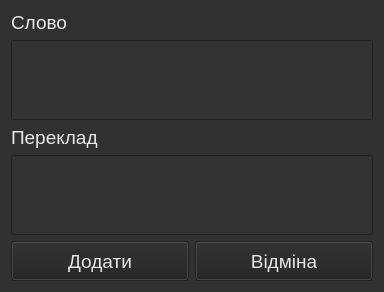
<?xml version="1.0" encoding="UTF-8"?>
<ui version="4.0">
 <class>add</class>
 <widget class="QDialog" name="add">
  <property name="geometry">
   <rect>
    <x>0</x>
    <y>0</y>
    <width>380</width>
    <height>320</height>
   </rect>
  </property>
  <property name="sizePolicy">
   <sizepolicy hsizetype="Fixed" vsizetype="Fixed">
    <horstretch>0</horstretch>
    <verstretch>0</verstretch>
   </sizepolicy>
  </property>
  <property name="minimumSize">
   <size>
    <width>380</width>
    <height>320</height>
   </size>
  </property>
  <property name="maximumSize">
   <size>
    <width>380</width>
    <height>320</height>
   </size>
  </property>
  <property name="palette">
   <palette>
    <active>
     <colorrole role="WindowText">
      <brush brushstyle="SolidPattern">
       <color alpha="255">
        <red>234</red>
        <green>234</green>
        <blue>234</blue>
       </color>
      </brush>
     </colorrole>
     <colorrole role="Button">
      <brush brushstyle="SolidPattern">
       <color alpha="255">
        <red>34</red>
        <green>34</green>
        <blue>34</blue>
       </color>
      </brush>
     </colorrole>
     <colorrole role="Midlight">
      <brush brushstyle="SolidPattern">
       <color alpha="255">
        <red>204</red>
        <green>201</green>
        <blue>198</blue>
       </color>
      </brush>
     </colorrole>
     <colorrole role="Mid">
      <brush brushstyle="SolidPattern">
       <color alpha="255">
        <red>186</red>
        <green>183</green>
        <blue>180</blue>
       </color>
      </brush>
     </colorrole>
     <colorrole role="Text">
      <brush brushstyle="SolidPattern">
       <color alpha="255">
        <red>235</red>
        <green>235</green>
        <blue>235</blue>
       </color>
      </brush>
     </colorrole>
     <colorrole role="ButtonText">
      <brush brushstyle="SolidPattern">
       <color alpha="255">
        <red>230</red>
        <green>230</green>
        <blue>230</blue>
       </color>
      </brush>
     </colorrole>
     <colorrole role="Base">
      <brush brushstyle="SolidPattern">
       <color alpha="255">
        <red>51</red>
        <green>51</green>
        <blue>51</blue>
       </color>
      </brush>
     </colorrole>
     <colorrole role="Window">
      <brush brushstyle="SolidPattern">
       <color alpha="255">
        <red>49</red>
        <green>49</green>
        <blue>49</blue>
       </color>
      </brush>
     </colorrole>
     <colorrole role="NoRole">
      <brush brushstyle="SolidPattern">
       <color alpha="255">
        <red>238</red>
        <green>238</green>
        <blue>238</blue>
       </color>
      </brush>
     </colorrole>
    </active>
    <inactive>
     <colorrole role="WindowText">
      <brush brushstyle="SolidPattern">
       <color alpha="255">
        <red>234</red>
        <green>234</green>
        <blue>234</blue>
       </color>
      </brush>
     </colorrole>
     <colorrole role="Button">
      <brush brushstyle="SolidPattern">
       <color alpha="255">
        <red>34</red>
        <green>34</green>
        <blue>34</blue>
       </color>
      </brush>
     </colorrole>
     <colorrole role="Midlight">
      <brush brushstyle="SolidPattern">
       <color alpha="255">
        <red>204</red>
        <green>201</green>
        <blue>198</blue>
       </color>
      </brush>
     </colorrole>
     <colorrole role="Mid">
      <brush brushstyle="SolidPattern">
       <color alpha="255">
        <red>186</red>
        <green>183</green>
        <blue>180</blue>
       </color>
      </brush>
     </colorrole>
     <colorrole role="Text">
      <brush brushstyle="SolidPattern">
       <color alpha="255">
        <red>235</red>
        <green>235</green>
        <blue>235</blue>
       </color>
      </brush>
     </colorrole>
     <colorrole role="ButtonText">
      <brush brushstyle="SolidPattern">
       <color alpha="255">
        <red>230</red>
        <green>230</green>
        <blue>230</blue>
       </color>
      </brush>
     </colorrole>
     <colorrole role="Base">
      <brush brushstyle="SolidPattern">
       <color alpha="255">
        <red>51</red>
        <green>51</green>
        <blue>51</blue>
       </color>
      </brush>
     </colorrole>
     <colorrole role="Window">
      <brush brushstyle="SolidPattern">
       <color alpha="255">
        <red>49</red>
        <green>49</green>
        <blue>49</blue>
       </color>
      </brush>
     </colorrole>
     <colorrole role="NoRole">
      <brush brushstyle="SolidPattern">
       <color alpha="255">
        <red>238</red>
        <green>238</green>
        <blue>238</blue>
       </color>
      </brush>
     </colorrole>
    </inactive>
    <disabled>
     <colorrole role="WindowText">
      <brush brushstyle="SolidPattern">
       <color alpha="127">
        <red>255</red>
        <green>255</green>
        <blue>255</blue>
       </color>
      </brush>
     </colorrole>
     <colorrole role="Button">
      <brush brushstyle="SolidPattern">
       <color alpha="255">
        <red>34</red>
        <green>34</green>
        <blue>34</blue>
       </color>
      </brush>
     </colorrole>
     <colorrole role="Midlight">
      <brush brushstyle="SolidPattern">
       <color alpha="255">
        <red>204</red>
        <green>201</green>
        <blue>198</blue>
       </color>
      </brush>
     </colorrole>
     <colorrole role="Mid">
      <brush brushstyle="SolidPattern">
       <color alpha="255">
        <red>186</red>
        <green>183</green>
        <blue>180</blue>
       </color>
      </brush>
     </colorrole>
     <colorrole role="Text">
      <brush brushstyle="SolidPattern">
       <color alpha="127">
        <red>255</red>
        <green>255</green>
        <blue>255</blue>
       </color>
      </brush>
     </colorrole>
     <colorrole role="ButtonText">
      <brush brushstyle="SolidPattern">
       <color alpha="255">
        <red>231</red>
        <green>231</green>
        <blue>231</blue>
       </color>
      </brush>
     </colorrole>
     <colorrole role="Base">
      <brush brushstyle="SolidPattern">
       <color alpha="255">
        <red>49</red>
        <green>49</green>
        <blue>49</blue>
       </color>
      </brush>
     </colorrole>
     <colorrole role="Window">
      <brush brushstyle="SolidPattern">
       <color alpha="255">
        <red>49</red>
        <green>49</green>
        <blue>49</blue>
       </color>
      </brush>
     </colorrole>
     <colorrole role="NoRole">
      <brush brushstyle="SolidPattern">
       <color alpha="255">
        <red>238</red>
        <green>238</green>
        <blue>238</blue>
       </color>
      </brush>
     </colorrole>
    </disabled>
   </palette>
  </property>
  <property name="windowTitle">
   <string>Dialog</string>
  </property>
  <property name="windowIcon">
   <iconset resource="../Sourse/sourse.qrc">
    <normaloff>:/new/img/icon</normaloff>:/new/img/icon</iconset>
  </property>
  <property name="modal">
   <bool>false</bool>
  </property>
  <layout class="QVBoxLayout" name="verticalLayout">
   <property name="sizeConstraint">
    <enum>QLayout::SetFixedSize</enum>
   </property>
   <item>
    <widget class="QLabel" name="label">
     <property name="sizePolicy">
      <sizepolicy hsizetype="Fixed" vsizetype="Fixed">
       <horstretch>0</horstretch>
       <verstretch>0</verstretch>
      </sizepolicy>
     </property>
     <property name="palette">
      <palette>
       <active>
        <colorrole role="Text">
         <brush brushstyle="SolidPattern">
          <color alpha="255">
           <red>232</red>
           <green>232</green>
           <blue>232</blue>
          </color>
         </brush>
        </colorrole>
       </active>
       <inactive>
        <colorrole role="Text">
         <brush brushstyle="SolidPattern">
          <color alpha="255">
           <red>232</red>
           <green>232</green>
           <blue>232</blue>
          </color>
         </brush>
        </colorrole>
       </inactive>
       <disabled>
        <colorrole role="Text">
         <brush brushstyle="SolidPattern">
          <color alpha="127">
           <red>255</red>
           <green>255</green>
           <blue>255</blue>
          </color>
         </brush>
        </colorrole>
       </disabled>
      </palette>
     </property>
     <property name="font">
      <font>
       <family>Ubuntu</family>
       <pointsize>14</pointsize>
      </font>
     </property>
     <property name="text">
      <string>Слово</string>
     </property>
    </widget>
   </item>
   <item>
    <widget class="QLineEdit" name="lineEdit">
     <property name="sizePolicy">
      <sizepolicy hsizetype="Fixed" vsizetype="Fixed">
       <horstretch>0</horstretch>
       <verstretch>0</verstretch>
      </sizepolicy>
     </property>
     <property name="minimumSize">
      <size>
       <width>362</width>
       <height>80</height>
      </size>
     </property>
     <property name="palette">
      <palette>
       <active>
        <colorrole role="Text">
         <brush brushstyle="SolidPattern">
          <color alpha="255">
           <red>235</red>
           <green>235</green>
           <blue>235</blue>
          </color>
         </brush>
        </colorrole>
       </active>
       <inactive>
        <colorrole role="Text">
         <brush brushstyle="SolidPattern">
          <color alpha="255">
           <red>235</red>
           <green>235</green>
           <blue>235</blue>
          </color>
         </brush>
        </colorrole>
       </inactive>
       <disabled>
        <colorrole role="Text">
         <brush brushstyle="SolidPattern">
          <color alpha="127">
           <red>255</red>
           <green>255</green>
           <blue>255</blue>
          </color>
         </brush>
        </colorrole>
       </disabled>
      </palette>
     </property>
    </widget>
   </item>
   <item>
    <widget class="QLabel" name="label_2">
     <property name="sizePolicy">
      <sizepolicy hsizetype="Fixed" vsizetype="Fixed">
       <horstretch>0</horstretch>
       <verstretch>0</verstretch>
      </sizepolicy>
     </property>
     <property name="font">
      <font>
       <family>Ubuntu</family>
       <pointsize>14</pointsize>
      </font>
     </property>
     <property name="text">
      <string>Переклад</string>
     </property>
    </widget>
   </item>
   <item>
    <widget class="QLineEdit" name="lineEdit_2">
     <property name="sizePolicy">
      <sizepolicy hsizetype="Fixed" vsizetype="Fixed">
       <horstretch>0</horstretch>
       <verstretch>0</verstretch>
      </sizepolicy>
     </property>
     <property name="minimumSize">
      <size>
       <width>362</width>
       <height>80</height>
      </size>
     </property>
    </widget>
   </item>
   <item>
    <layout class="QHBoxLayout" name="horizontalLayout">
     <property name="sizeConstraint">
      <enum>QLayout::SetFixedSize</enum>
     </property>
     <item>
      <widget class="QPushButton" name="pushButton">
       <property name="sizePolicy">
        <sizepolicy hsizetype="Minimum" vsizetype="Fixed">
         <horstretch>0</horstretch>
         <verstretch>0</verstretch>
        </sizepolicy>
       </property>
       <property name="minimumSize">
        <size>
         <width>0</width>
         <height>40</height>
        </size>
       </property>
       <property name="palette">
        <palette>
         <active>
          <colorrole role="Button">
           <brush brushstyle="SolidPattern">
            <color alpha="255">
             <red>34</red>
             <green>34</green>
             <blue>34</blue>
            </color>
           </brush>
          </colorrole>
          <colorrole role="Base">
           <brush brushstyle="SolidPattern">
            <color alpha="255">
             <red>51</red>
             <green>51</green>
             <blue>51</blue>
            </color>
           </brush>
          </colorrole>
          <colorrole role="Window">
           <brush brushstyle="SolidPattern">
            <color alpha="255">
             <red>48</red>
             <green>48</green>
             <blue>48</blue>
            </color>
           </brush>
          </colorrole>
         </active>
         <inactive>
          <colorrole role="Button">
           <brush brushstyle="SolidPattern">
            <color alpha="255">
             <red>34</red>
             <green>34</green>
             <blue>34</blue>
            </color>
           </brush>
          </colorrole>
          <colorrole role="Base">
           <brush brushstyle="SolidPattern">
            <color alpha="255">
             <red>51</red>
             <green>51</green>
             <blue>51</blue>
            </color>
           </brush>
          </colorrole>
          <colorrole role="Window">
           <brush brushstyle="SolidPattern">
            <color alpha="255">
             <red>48</red>
             <green>48</green>
             <blue>48</blue>
            </color>
           </brush>
          </colorrole>
         </inactive>
         <disabled>
          <colorrole role="Button">
           <brush brushstyle="SolidPattern">
            <color alpha="255">
             <red>90</red>
             <green>90</green>
             <blue>90</blue>
            </color>
           </brush>
          </colorrole>
          <colorrole role="Base">
           <brush brushstyle="SolidPattern">
            <color alpha="255">
             <red>48</red>
             <green>48</green>
             <blue>48</blue>
            </color>
           </brush>
          </colorrole>
          <colorrole role="Window">
           <brush brushstyle="SolidPattern">
            <color alpha="255">
             <red>48</red>
             <green>48</green>
             <blue>48</blue>
            </color>
           </brush>
          </colorrole>
         </disabled>
        </palette>
       </property>
       <property name="font">
        <font>
         <family>Ubuntu</family>
         <pointsize>14</pointsize>
         <italic>false</italic>
        </font>
       </property>
       <property name="focusPolicy">
        <enum>Qt::NoFocus</enum>
       </property>
       <property name="text">
        <string>Додати</string>
       </property>
       <property name="shortcut">
        <string>Return</string>
       </property>
      </widget>
     </item>
     <item>
      <widget class="QPushButton" name="pushButton_2">
       <property name="sizePolicy">
        <sizepolicy hsizetype="Minimum" vsizetype="Fixed">
         <horstretch>0</horstretch>
         <verstretch>0</verstretch>
        </sizepolicy>
       </property>
       <property name="minimumSize">
        <size>
         <width>0</width>
         <height>40</height>
        </size>
       </property>
       <property name="palette">
        <palette>
         <active>
          <colorrole role="Base">
           <brush brushstyle="SolidPattern">
            <color alpha="255">
             <red>51</red>
             <green>51</green>
             <blue>51</blue>
            </color>
           </brush>
          </colorrole>
          <colorrole role="Window">
           <brush brushstyle="SolidPattern">
            <color alpha="255">
             <red>48</red>
             <green>48</green>
             <blue>48</blue>
            </color>
           </brush>
          </colorrole>
         </active>
         <inactive>
          <colorrole role="Base">
           <brush brushstyle="SolidPattern">
            <color alpha="255">
             <red>51</red>
             <green>51</green>
             <blue>51</blue>
            </color>
           </brush>
          </colorrole>
          <colorrole role="Window">
           <brush brushstyle="SolidPattern">
            <color alpha="255">
             <red>48</red>
             <green>48</green>
             <blue>48</blue>
            </color>
           </brush>
          </colorrole>
         </inactive>
         <disabled>
          <colorrole role="Base">
           <brush brushstyle="SolidPattern">
            <color alpha="255">
             <red>48</red>
             <green>48</green>
             <blue>48</blue>
            </color>
           </brush>
          </colorrole>
          <colorrole role="Window">
           <brush brushstyle="SolidPattern">
            <color alpha="255">
             <red>48</red>
             <green>48</green>
             <blue>48</blue>
            </color>
           </brush>
          </colorrole>
         </disabled>
        </palette>
       </property>
       <property name="font">
        <font>
         <family>Ubuntu</family>
         <pointsize>14</pointsize>
         <italic>false</italic>
        </font>
       </property>
       <property name="focusPolicy">
        <enum>Qt::NoFocus</enum>
       </property>
       <property name="text">
        <string>Відміна</string>
       </property>
       <property name="shortcut">
        <string>Esc</string>
       </property>
      </widget>
     </item>
    </layout>
   </item>
  </layout>
 </widget>
 <resources>
  <include location="../Sourse/sourse.qrc"/>
 </resources>
 <connections/>
</ui>
